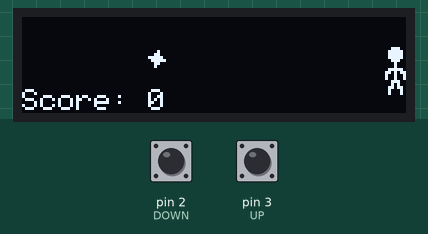
Recording of a sketch running on a simulated Arduino Uno, built with avr-gcc and run on an emulated ATmega328P. Parts: 128×32 one-colour display. The inputs (shaded band) are chosen by the test bench; at power-on: pin 2 (DOWN) HIGH, pin 3 (UP) HIGH. The display library's start-up logo is not drawn; random numbers use the default seed unless the sketch sets one; what the sketch prints to the serial monitor is not drawn.

Above: at 7.2 s.
7.3 s: pin 2 (DOWN) pulled LOW for 1 s
At 8.7 s:
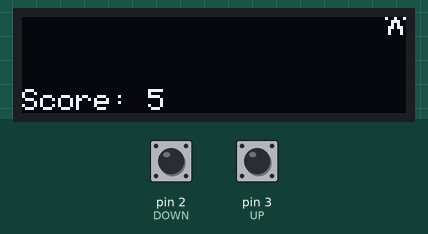
8.9 s: pin 3 (UP) pulled LOW for 0.15 s
At 9.34 s:
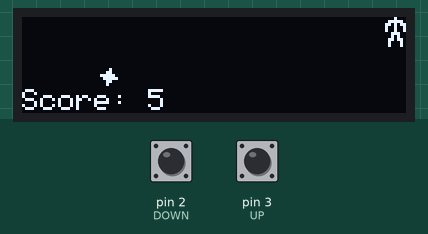
9.6 s: pin 2 (DOWN) pulled LOW for 0.15 s
At 9.96 s:
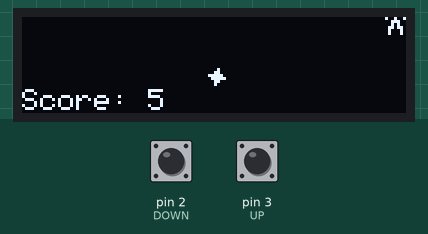
10.3 s: pin 3 (UP) pulled LOW for 1 s
At 10.98 s:
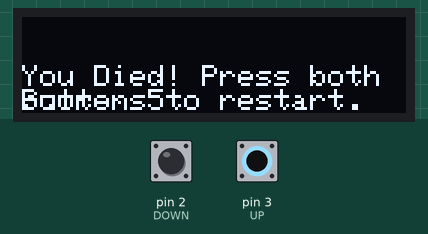
11.9 s: pin 2 (DOWN) driven LOW and pin 3 (UP) driven LOW
At 12.2 s:
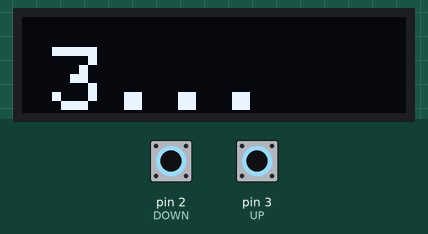
14.9 s: pin 2 (DOWN) driven HIGH
At 16.45 s:
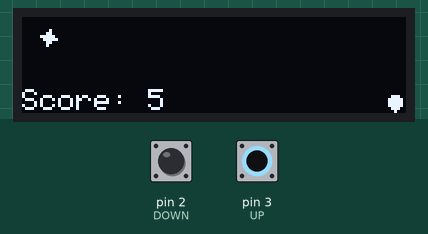
Timing chart, 0 to 17.9 s (numbered marks = the images above; inputs shaded):
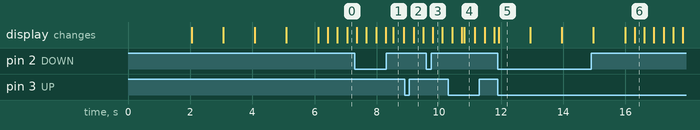

The sketch:

newthing.ino
```cpp
#include <Wire.h>
#include <Adafruit_GFX.h>
#include <Adafruit_SSD1306.h>

#define SCREEN_WIDTH 128
#define SCREEN_HEIGHT 32

#define OLED_RESET     -1
Adafruit_SSD1306 display(SCREEN_WIDTH, SCREEN_HEIGHT, &Wire, OLED_RESET);

#define UP 3
#define DOWN 2

#define STAR_HEIGHT   6
#define STAR_WIDTH    6

const unsigned char star_bmp [] PROGMEM = {
	0x10, 0x30, 0xf8, 0x7c, 0x30, 0x20
};

#define MAN_HEIGHT   16
#define MAN_WIDTH    7

const unsigned char PROGMEM man_bmp[] = {
	0x38, 0x7c, 0x7c, 0x7c, 0x38, 0x10, 0x10, 0x7c, 0xd6, 0x92, 0x92, 0x38, 0x28, 0x6c, 0x44, 0x44
};

void setup() {
  Serial.begin(9600);
  display.begin(SSD1306_SWITCHCAPVCC, 0x3C);
  display.display();
  delay(2000);
  display.clearDisplay();

  display.setTextSize(3);
  display.setTextColor(WHITE);

  display.setCursor(10, 10);
  display.println("3...");
  display.display();
  delay(1000);

  display.clearDisplay();
  display.setCursor(10, 10);
  display.println("2..");
  display.display();
  delay(1000);

  display.clearDisplay();
  display.setCursor(10, 10);
  display.println("1.");
  display.display();
  delay(1000);

  display.clearDisplay();
  display.setCursor(10, 10);
  display.println("GO!");
  display.display();
  delay(1000);

  pinMode(UP, INPUT_PULLUP);
  pinMode(DOWN, INPUT_PULLUP);
  display.clearDisplay();
}

int man_y = 10;
int starscore = 0;
bool pAlive = true;

void loop()
{
  int star_y = random(0,26);
  for (int star_x = -12; star_x < 128; star_x += 2)
  {
    Serial.println(star_x);

    // player input

    if (digitalRead(UP) == LOW)
    {
      man_y++;
    }

    if (digitalRead(DOWN) == LOW)
    {
      man_y--;
    }

    if (digitalRead(DOWN) == LOW && digitalRead(UP) == LOW && pAlive == false)
    {
      display.clearDisplay();
      display.setTextSize(3);

      display.setCursor(10, 10);
      display.println("3...");
      display.display();
      delay(1000);

      display.clearDisplay();
      display.setCursor(10, 10);
      display.println("2..");
      display.display();
      delay(1000);

      display.clearDisplay();
      display.setCursor(10, 10);
      display.println("1.");
      display.display();
      delay(1000);

      display.clearDisplay();
      display.setCursor(10, 10);
      display.println("GO!");
      display.display();
      delay(1000);

      pAlive = true;
      star_x = -12;
      display.setTextSize(1);
      display.setCursor(0, 26);
      display.print("Score: ");
      display.print(starscore);
    }

    else if (pAlive == false)
    {
      display.clearDisplay();
      display.setTextSize(1);
      display.setCursor(0, 16);
      display.setTextWrap(true);
      display.print("You Died! Press both buttons to restart.");

      star_y = 4;
    }

    // collision check
    if (man_y < -10)
    {
      man_y = -10;
    }

    if (man_y > 26)
    {
      man_y = 26;
    }

    if (star_x >= 117)
    {
      if ((star_y+STAR_HEIGHT) >= man_y && star_y <= (man_y+MAN_HEIGHT))
      {
        pAlive = false;
        star_x = 128;
      }
      else
      {
        starscore += 1;
      }
    }

    // draw projectile and player
    display.drawBitmap(star_x, star_y, star_bmp, STAR_WIDTH, STAR_HEIGHT, WHITE);

    // check if player is alive
    if (pAlive == true)
    {
      display.drawBitmap(121, man_y, man_bmp, MAN_WIDTH, MAN_HEIGHT, WHITE);
    }

    // draw score
    display.setTextSize(1);
    display.setCursor(0, 24);
    display.print("Score: ");
    display.print(starscore);

    display.display();
    delay(20);
    display.clearDisplay();
  }
}
```

Measured:
- what the display in image 5 shows lasts 1.0 s, from 11.9 s to 12.9 s
